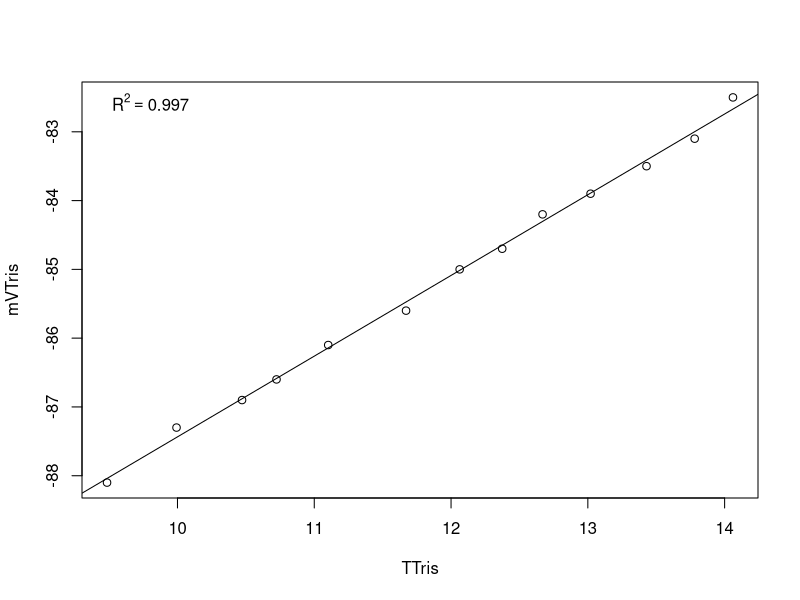

Write the R code that produced this figure.
# modified for personal Lenovo PC at PT Whitney summer 2018
# last modification on 20180629 by SJG
setwd("C:/Users/samjg/Documents/My_Projects/Geoduck_transgen_offspring_OA/RAnalysis/Data/pH_Calibration_Files/") #set working directory

Calib.Data <-read.table("20190319.csv", header=TRUE, sep=",", na.string="NA", as.is=TRUE) #reads in the data files
model <-lm(mVTris ~ TTris, data=Calib.Data) #runs a linear regression of mV as a function of temperature
coe <- coef(model) #extracts the coeffecients
R2<-summary(model)$r.squared
plot(mVTris ~ TTris, data=Calib.Data)
abline(lm(mVTris ~ TTris, data=Calib.Data))
legend('topleft', legend = bquote(R^2 == .(format(R2, digits = 3))), bty='n')
